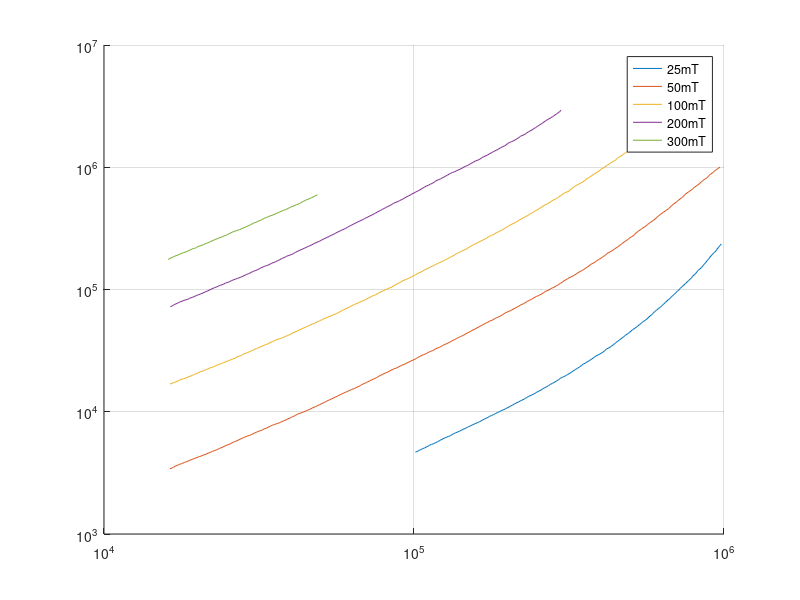

Write the MATLAB code that produced this figure. (Note: this script raises an error after producing the figure.)
clear all;
clc;
close all;
addpath('Datasources');

%% Importação dos dados das curvas do datasheet

load Data_25mT.mat
load Data_50mT.mat
load Data_100mT.mat
load Data_200mT.mat
load Data_300mT.mat

%% Ajuste dos pontos 

% Eixo x = Frequência
x_escalalog = logspace(1,3,100000);
x_escalalin = linspace(10,1000,100000);

% Eixo y = Perdas volumétricas
y_escalalog = logspace(-1,4,100000);
y_escalalin = linspace(0.1,10000,100000);

% Interpolação dos pontos - *1000 para obter em Hz e W/m3
x25 = interp1(x_escalalin',x_escalalog',Data_25mT(:,1))*1000;
y25 = interp1(y_escalalin',y_escalalog',Data_25mT(:,2))*1000;

x50 = interp1(x_escalalin',x_escalalog',Data_50mT(:,1))*1000;
y50 = interp1(y_escalalin',y_escalalog',Data_50mT(:,2))*1000;

x100 = interp1(x_escalalin',x_escalalog',Data_100mT(:,1))*1000;
y100 = interp1(y_escalalin',y_escalalog',Data_100mT(:,2))*1000;

x200 = interp1(x_escalalin',x_escalalog',Data_200mT(:,1))*1000;
y200 = interp1(y_escalalin',y_escalalog',Data_200mT(:,2))*1000;

x300 = interp1(x_escalalin',x_escalalog',Data_300mT(:,1))*1000;
y300 = interp1(y_escalalin',y_escalalog',Data_300mT(:,2))*1000;

clear x_escalalog x_escalalin y_escalalog y_escalalin;

%%

figure;
hold on;
grid on;
plot (x25,y25);
plot (x50,y50);
plot (x100,y100);
plot (x200,y200);
plot (x300,y300);
set(gca, 'XScale', 'log');
set(gca, 'YScale', 'log');
%xlim([10^1 10^3]);
%ylim([10^-1 10^4]); 
legend ({'25mT', '50mT', '100mT', '200mT', '300mT'});

%% Fit: '25mT'.

% Set up fittype and options.
ft = fittype( 'k*f^a*0.025^b', 'independent', 'f', 'dependent', 'P' );
opts = fitoptions( 'Method', 'NonlinearLeastSquares' );
opts.Display = 'Off';
%opts.StartPoint = [0.14399839834894 0.73773725496228 0.694828622975817];

% Fit model to data.
[fitresult, ~] = fit( x25, y25, ft, opts );

% Plot fit with data.
figure( 'Name', '25mT' );
h = plot( fitresult, x25, y25 );
legend( h, 'P vs. f', '25mT', 'Location', 'NorthEast', 'Interpreter', 'none' );
% Label axes
xlabel( 'f', 'Interpreter', 'none' );
ylabel( 'P', 'Interpreter', 'none' );
set(gca, 'XScale', 'log');
set(gca, 'YScale', 'log');
grid on


%% Parâmetros do conversor

Vin = 400;                       % V
Vout = 103.68;                   % V
D = Vout/Vin;
fsw = 100;                       % kHz
%Ve = 7.46e-6;

% Cálculo de Perdas - Steinmetz Modificado
% Pv = k * feq^(a-1) * Bmax^b * fsw
% Frequência efetiva para forma de onda de excitação não senoidal
feq = (2/pi^2)*(fsw/(D-D^2));

%% Perdas Volumétricas x Frequência

% CURVA PARA B_MAX = 0.025T
Bmax1 = 0.025; % T
load Data_25mT

% Eixo x = Frequência
x_escalalog = logspace(1,3,100000);
x_escalalin = linspace(10,1000,100000);
x25 = interp1(x_escalalin',x_escalalog',Data_25mT(:,1));

% Eixo y = Perdas volumétricas
y_escalalog = logspace(-1,4,100000);
y_escalalin = linspace(0.1,10000,100000);
y25 = interp1(y_escalalin',y_escalalog',Data_25mT(:,2));

% Fit Curve
[xData1, yData1] = prepareCurveData( x25, y25 );

% Set up fittype and options.
ft1 = fittype( 'k*x^a*0.025^b', 'independent', 'x', 'dependent', 'y' );
opts1 = fitoptions( 'Method', 'NonlinearLeastSquares' );
opts1.Display = 'Off';
opts1.StartPoint = [0.14399839834894 0.73773725496228 0.694828622975817];

% Fit model to data.
[fitresult1, gof1] = fit( xData1, yData1, ft1, opts1 );

% Coeficientes de Steinmetz extraídos com Fit Curve Tool
r1 = coeffvalues(fitresult1);
a1 = r1(1);
b1 = r1(2);
k1 = r1(3);


% CURVA PRA B_MAX = 0.05T
Bmax2 = 0.05; % T
load Data_50mT

% Eixo x = Frequência
x_escalalog = logspace(1,3,100000);
x_escalalin = linspace(10,1000,100000);
x2 = interp1(x_escalalin',x_escalalog',Data_50mT(:,1));

% Eixo y = Perdas volumétricas
y_escalalog = logspace(-1,4,100000);
y_escalalin = linspace(0.1,10000,100000);
y2 = interp1(y_escalalin',y_escalalog',Data_50mT(:,2));

% Fit Curve
[xData2, yData2] = prepareCurveData( x2, y2 );

% Set up fittype and options.
ft2 = fittype( 'k*x^a*0.05^b', 'independent', 'x', 'dependent', 'y' );
opts2 = fitoptions( 'Method', 'NonlinearLeastSquares' );
opts2.Display = 'Off';
opts2.StartPoint = [0.0843065411551075 0.739014598693051 0.438744359656398];

% Fit model to data.
[fitresult2, gof2] = fit( xData2, yData2, ft2, opts2 );

% Coeficientes de Steinmetz extraídos com Fit Curve Tool
r2 = coeffvalues(fitresult2);
a2 = r2(1);
b2 = r2(2);
k2 = r2(3);


% CURVA PARA B_MAX = 0.1T
Bmax3 = 0.1; % T
load Data_100mT

% Eixo x = Frequência
x_escalalog = logspace(1,3,100000);
x_escalalin = linspace(10,1000,100000);
x3 = interp1(x_escalalin',x_escalalog',Data_100mT(:,1));

% Eixo y = Perdas volumétricas
y_escalalog = logspace(-1,4,100000);
y_escalalin = linspace(0.1,10000,100000);
y3 = interp1(y_escalalin',y_escalalog',Data_100mT(:,2));

% Fit Curve
[xData3, yData3] = prepareCurveData( x3, y3 );

% Set up fittype and options.
ft3 = fittype( 'k*x^a*0.1^b', 'independent', 'x', 'dependent', 'y' );
opts3 = fitoptions( 'Method', 'NonlinearLeastSquares' );
opts3.Display = 'Off';
opts3.StartPoint = [0.112145636748411 0.47831407362237 0.186872604554379];

% Fit model to data.
[fitresult3, gof3] = fit( xData3, yData3, ft3, opts3 );

% Coeficientes de Steinmetz extraídos com Fit Curve Tool
r3 = coeffvalues(fitresult3);
a3 = r3(1);
b3 = r3(2);
k3 = r3(3);


% CURVA PARA B_MAX = 0.025T
Bmax4 = 0.2; % T
load Data_200mT

% Eixo x = Frequência
x_escalalog = logspace(1,3,100000);
x_escalalin = linspace(10,1000,100000);
x4 = interp1(x_escalalin',x_escalalog',Data_200mT(:,1));

% Eixo y = Perdas volumétricas
y_escalalog = logspace(-1,4,100000);
y_escalalin = linspace(0.1,10000,100000);
y4 = interp1(y_escalalin',y_escalalog',Data_200mT(:,2));

% Fit Curve
[xData4, yData4] = prepareCurveData( x4, y4 );

% Set up fittype and options.
ft4 = fittype( 'k*x^a*0.2^b', 'independent', 'x', 'dependent', 'y' );
opts4 = fitoptions( 'Method', 'NonlinearLeastSquares' );
opts4.Display = 'Off';
opts4.StartPoint = [0.747489478402464 0.126820712754585 0.709364830858073];

% Fit model to data.
[fitresult4, gof4] = fit( xData4, yData4, ft4, opts4 );

% Coeficientes de Steinmetz extraídos com Fit Curve Tool
r4 = coeffvalues(fitresult4);
a4 = r4(1);
b4 = r4(2);
k4 = r4(3);


% CURVA PARA B_MAX = 0.3T
Bmax5 = 0.3; % T
load Data_300mT

% Eixo x = Frequência
x_escalalog = logspace(1,3,100000);
x_escalalin = linspace(10,1000,100000);
x5 = interp1(x_escalalin',x_escalalog',Data_300mT(:,1));

% Eixo y = Perdas volumétricas
y_escalalog = logspace(-1,4,100000);
y_escalalin = linspace(0.1,10000,100000);
y5 = interp1(y_escalalin',y_escalalog',Data_300mT(:,2));

% Fit Curve
[xData5, yData5] = prepareCurveData( x5, y5 );

% Set up fittype and options.
ft5 = fittype( 'k*x^a*0.3^b', 'independent', 'x', 'dependent', 'y' );
opts5 = fitoptions( 'Method', 'NonlinearLeastSquares' );
opts5.Display = 'Off';
opts5.StartPoint = [0.89883322382211 0.294754399637592 0.505957051665142];

% Fit model to data.
[fitresult5, gof5] = fit( xData5, yData5, ft5, opts5 );

% Coeficientes de Steinmetz extraídos com Fit Curve Tool
r5 = coeffvalues(fitresult5);
a5 = r5(1);
b5 = r5(2);
k5 = r5(3);


% Plot 5 Interpolações
figure()
h1 = plot( fitresult1, 'c', xData1, yData1 );
hold on;
h2 = plot( fitresult2, 'y', xData2, yData2 );
hold on;
h3 = plot( fitresult3, 'r', xData3, yData3 );
hold on;
h4 = plot( fitresult4, 'b', xData4, yData4 );
hold on;
h5 = plot( fitresult5, 'g', xData5, yData5 );
grid on;
xlabel ('Frequency (kHz)');
ylabel ('Volumetric Losses (kW/m^3)');
title ('Volumetric Losses X Frequency - N97');
legend(['Data - 25mT'],['Curve - 25mT'],['Data - 50mT'],['Curve - 50mT'],['Data - 100mT'],['Curve - 100mT'],['Data - 200mT'],['Curve - 200mT'],['Data - 300mT'],['Curve - 300mT'])
%legend('Curve B = 50mT', 'Interpolation', 'Curve B = 200mT', 'Interpolation', 'Curve B = 100mT', 'Interpolation' );

%% Fit Curve 
% Superfície com dimensões x,y,z = frequência, fluxo magnético, perdas
% volumétricas, a partir dos coeficientes de Steinmetz de cada curva
% extraídos anteriormente

% Coeficientes K 
k_25 = fitresult1.k;
k_50 = fitresult2.k;
k_100 = fitresult3.k;
k_200 = fitresult4.k;
k_300 = fitresult5.k;

% Coeficientes Alpha
a_25 = fitresult1.a;
a_50 = fitresult2.a;
a_100 = fitresult3.a;
a_200 = fitresult4.a;
a_300 = fitresult5.a;

% Coeficientes Beta
b_25 = fitresult1.b;
b_50 = fitresult2.b;
b_100 = fitresult3.b;
b_200 = fitresult4.b;
b_300 = fitresult5.b;

% Vetor de frequências
f_range = 20:1:300;
% Vetor dos fluxo magnético de cada curva
B_range = [0.025 0.05 0.1 0.2 0.3];

% Matriz de cada coeficiente
k = [k_25 k_50 k_100 k_200 k_300];
a = [a_25 a_50 a_100 a_200 a_300];
b = [b_25 b_50 b_100 b_200 b_300];

% Cálculo das perdas por Steinmetz Clássico
for B = 1:numel(B_range)
   for f = 1:numel(f_range)
        P(B,f) = k(B)*f_range(f)^a(B)*B_range(B)^b(B);  
   end
end
%P = k*x^a*y^b
% x = frequência
% y = fluxo magnético

%% Fit: 'Superfície'.
[xData, yData, zData] = prepareSurfaceData( f_range, B_range, P );

% Set up fittype and options.
ft = fittype( 'k*x^a*y^b', 'independent', {'x', 'y'}, 'dependent', 'z' );
opts = fitoptions( 'Method', 'NonlinearLeastSquares' );
opts.Display = 'Off';
opts.StartPoint = [0.260428644600092 0.940333711980278 0.547215529963803];

% Fit model to data.
[fitresult, gof] = fit( [xData, yData], zData, ft, opts );

% Plot fit with data.
figure( 'Name', 'Surface' );
h = plot( fitresult, [xData, yData], zData );
legend( h, 'Surface', 'Volumetric Losses (kW/m^3) X Frequency (kHz) X Magnetic Flux (T)', 'Location', 'NorthEast' );
xlabel( 'Frequency (kHz)' );
ylabel( 'Magnetic Flux (T)' );
zlabel( 'Volumetric Losses (kW/m^3)' );
grid on
view( -33.9, 13.6 );
set(gca, 'XScale', 'log');


